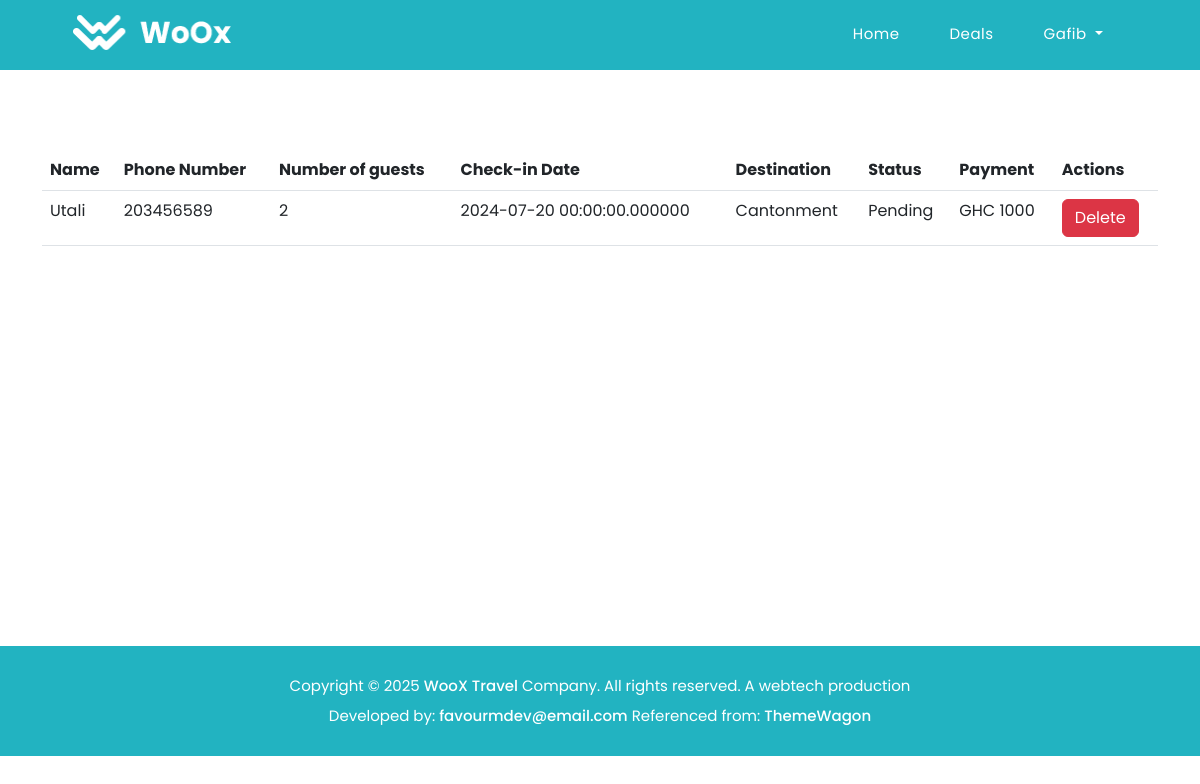
/users/dashboard.php?id=5 (signed in), run on an earlier commit of the app's database.
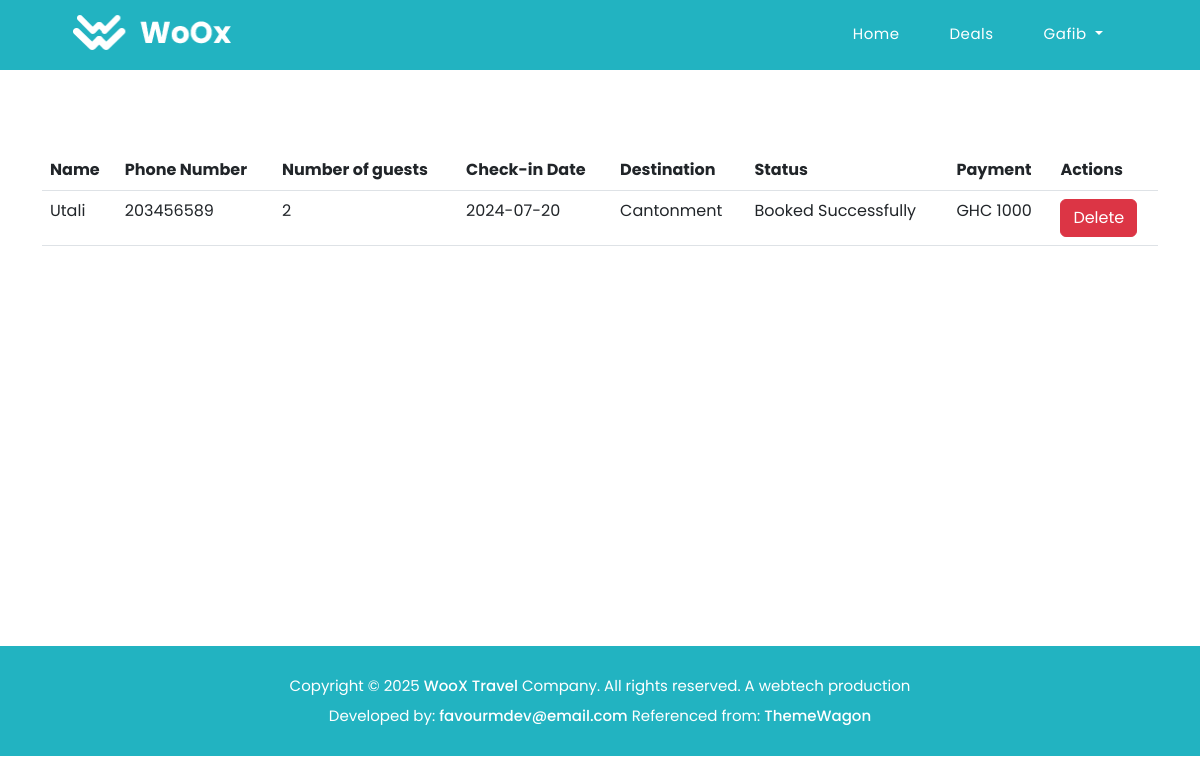
And on a later commit of the database.
### tables this page shows
CREATE TABLE `bookings` (
  `id` int(3) NOT NULL,
  `name` varchar(200) NOT NULL,
  `phone_number` int(30) NOT NULL,
  `num_of_guests` int(10) NOT NULL,
  `checkin_date` date NOT NULL,
  `destination` varchar(200) NOT NULL,
  `status` varchar(200) NOT NULL,
  `city_id` int(10) NOT NULL,
  `user_id` int(10) NOT NULL,
  `payment` varchar(40) NOT NULL,
  `created_at` timestamp NOT NULL DEFAULT current_timestamp()
);

### users/dashboard.php (the view, shortened to what this page needs)
<?php
require '../includes/header.php';
require '../config/connection.php';
if (isset($_GET['id'])) {
    $id = $_GET['id'];
    $allBookings = $connection->prepare("SELECT * FROM bookings WHERE user_id = ?");
    $allBookings->bind_param("i", $id);
    $allBookings->execute();
    $result = $allBookings->get_result();
    $userBookinginfo = $result->fetch_all(MYSQLI_ASSOC);
} else {
    header("location: ../404.php");
    exit();
}
?>
<div class="container">
    <div class="row">
        <div class="col-md-12">
            <table class="table" style="margin-top: 150px; margin-bottom: 400px">
                <thead>
                    <tr>
                        <th scope="col">Name</th>
                        <th scope="col">Phone Number</th>
                        <th scope="col">Number of guests</th>
                        <th scope="col">Check-in Date</th>
                        <th scope="col">Destination</th>
                        <th scope="col">Status</th>
                        <th scope="col">Payment</th>
                        <th scope="col">Actions</th>
                    </tr>
                </thead>
                <tbody>
                    <?php foreach($userBookinginfo as $booking): ?>
                        <tr>
                            <td><?php echo htmlspecialchars($booking['name']);?></td>
                            <td><?php echo htmlspecialchars($booking['phone_number']);?></td>
                            <td><?php echo htmlspecialchars($booking['num_of_guests']);?></td>
                            <td><?php echo htmlspecialchars($booking['checkin_date']);?></td>
                            <td><?php echo htmlspecialchars($booking['destination']);?></td>
                            <td><?php echo htmlspecialchars($booking['status']);?></td>
                            <td>GHC <?php echo htmlspecialchars($booking['payment']);?></td>
                            <td>
                                <form class="delete-form" action="delete_booking.php" method="POST" style="display:inline;">
                                    <button type="submit" name="delete" class="btn btn-danger">Delete</button>
                                </form>
                            </td>
                        </tr>
                    <?php endforeach; ?>
                </tbody>
            </table>
        </div>
    </div>
</div>
<?php require '../includes/footer.php';?>

What changed in the data, as far as the page shows it:
changed bookings "Utali": checkin_date "2024-07-20 00:00:00.000000" → "2024-07-20"; status "Pending" → "Booked Successfully"
